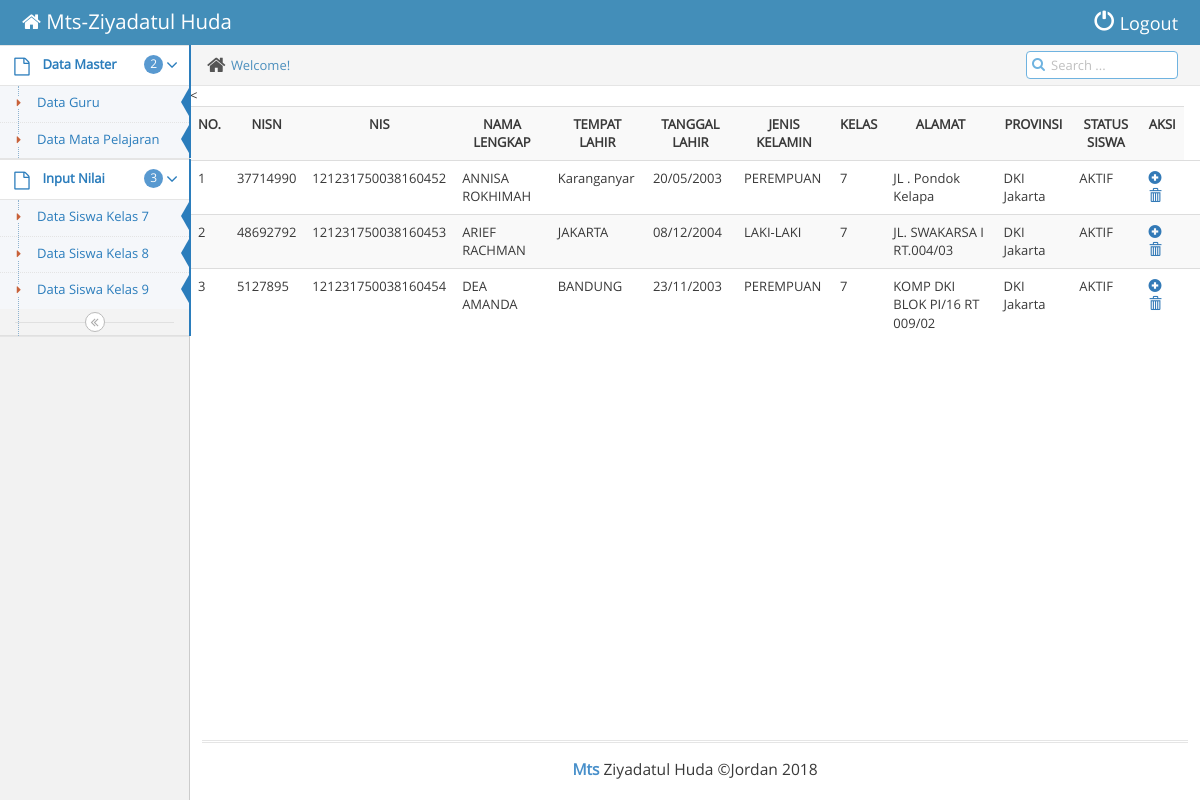
Screenshot of /halaman_admin.php?page=siswa_kelas7 with the database file from the repository.
### tables this page shows
CREATE TABLE `siswa` (
  `id` int(5) NOT NULL,
  `nisn` int(10) NOT NULL,
  `nis` varchar(20) NOT NULL,
  `nama_lengkap` varchar(50) NOT NULL,
  `tempat_lahir` varchar(50) NOT NULL,
  `tanggal_lahir` varchar(50) NOT NULL,
  `jenis_kelamin` varchar(20) NOT NULL,
  `kelas` int(2) NOT NULL,
  `alamat` text NOT NULL,
  `provinsi` varchar(50) NOT NULL,
  `status_siswa` varchar(10) NOT NULL
);

### data/siswa_7.php (the view)
<?php
 include "koneksi.php";
 ?>
 <<div class="table-responsive">
 		<table class="table table-striped table-hover">
 	<tr>
					<th><center>NO.</th>
					<th><center>NISN</th>
					<th><center>NIS</th>
					<th><center>NAMA LENGKAP</th>
					<th><center>TEMPAT LAHIR</th>
					<th><center>TANGGAL LAHIR</th>
					<th><center>JENIS KELAMIN</th>
					<th><center>KELAS</th>
					<th><center>ALAMAT</th>
					<th><center>PROVINSI</th>
					<th><center>STATUS SISWA</th>
					<th><center>AKSI</th>
	</tr>
	<?php $urut = (isset($_GET['urut']) ? strtolower($_GET['urut']) : NULL);  ?>
				<?php
				if($urut){
					$sql = mysqli_query($koneksi, "SELECT * FROM siswa WHERE kelas=7");
				}else{
					$sql = mysqli_query($koneksi, "SELECT * FROM siswa WHERE kelas =7");
				}
				if(mysqli_num_rows($sql) == 0){
					echo '<tr><td colspan="8">Tidak ada data.</td></tr>';
				}else{
					$no = 1;
					while($row = mysqli_fetch_assoc($sql)){
						echo '
						<tr>
							<td>'.$no.'</td>
							<td>'.$row['nisn'].'</td>
							<td>'.$row['nis'].'</td>
							<td>'.$row['nama_lengkap'].'</td>
							<td>'.$row['tempat_lahir'].'</td>
							<td>'.$row['tanggal_lahir'].'</td>
							<td>'.$row['jenis_kelamin'].'</td>
							<td>'.$row['kelas'].'</td>
							<td>'.$row['alamat'].'</td>
							<td>'.$row['provinsi'].'</td>
							<td>'.$row['status_siswa'].'</td>
							<td>
								<a href="edit_siswa.php?id='.$row['id'].'" title="Input Nilai"><span class="glyphicon glyphicon-plus-sign"></span></a>
								<a href="hapus_siswa.php?aksi=delete&nisn='.$row['nisn'].'" title="Hapus Data" onclick="return confirm(\'Yakin?\')"><span class="glyphicon glyphicon-trash" aria-hidden="true"></span></a>
							</td>
							<td>';
						echo '
							</td>
						</tr>
						';
						$no++;
					}
				}
				?>
		</table>
</div>

### rows the page displays
siswa: nisn "37714990", nis "121231750038160452", nama_lengkap "ANNISA ROKHIMAH", tempat_lahir "Karanganyar", tanggal_lahir "20/05/2003", jenis_kelamin "PEREMPUAN", kelas "7", alamat "JL . Pondok Kelapa", provinsi "DKI Jakarta", status_siswa "AKTIF"
siswa: nisn "48692792", nis "121231750038160453", nama_lengkap "ARIEF RACHMAN", tempat_lahir "JAKARTA", tanggal_lahir "08/12/2004", jenis_kelamin "LAKI-LAKI", kelas "7", alamat "JL. SWAKARSA I RT.004/03", provinsi "DKI Jakarta", status_siswa "AKTIF"
siswa: nisn "5127895", nis "121231750038160454", nama_lengkap "DEA AMANDA", tempat_lahir "BANDUNG", tanggal_lahir "23/11/2003", jenis_kelamin "PEREMPUAN", kelas "7", alamat "KOMP DKI BLOK PI/16 RT 009/02", provinsi "DKI Jakarta", status_siswa "AKTIF"
